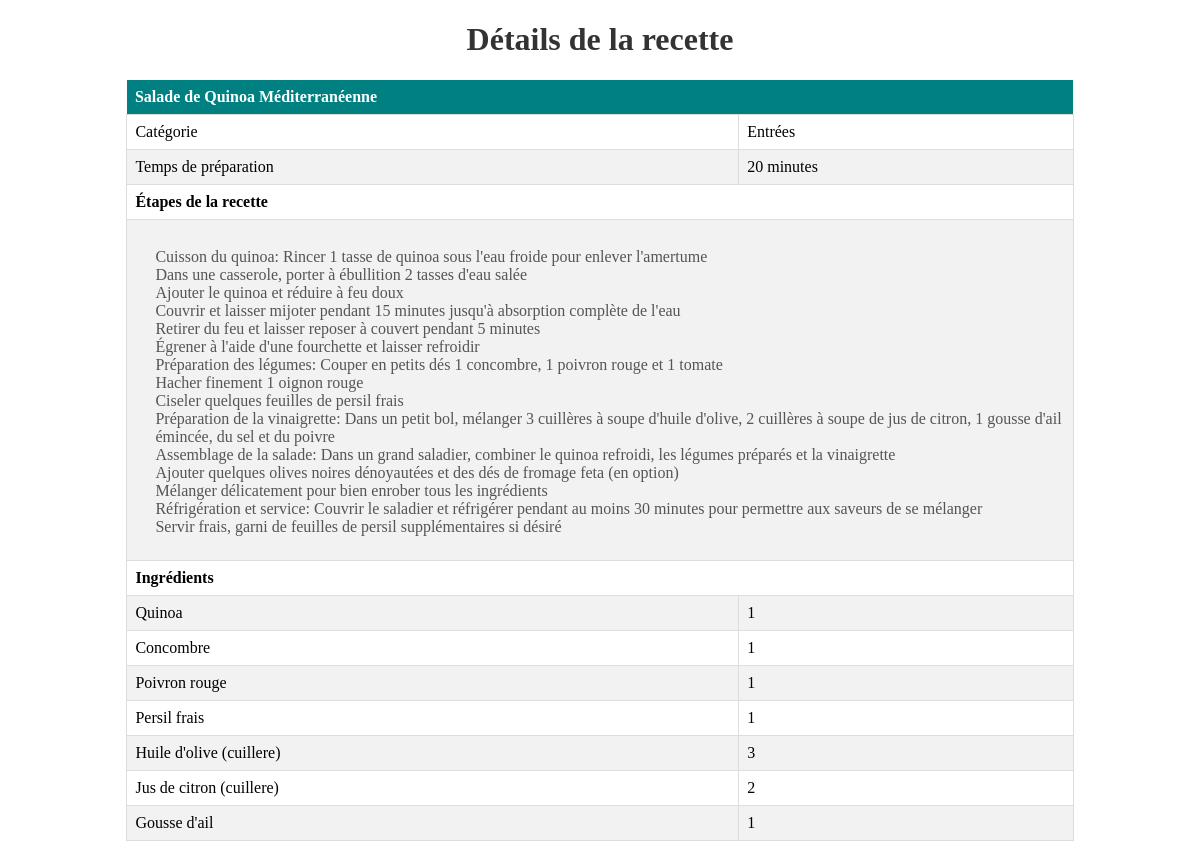
/afficherRecette.php?recette_id=18, run on the app's committed database.
### tables this page shows
CREATE TABLE `recettes` (
  `id` int(11) NOT NULL AUTO_INCREMENT,
  `nom` varchar(255) NOT NULL,
  `image` varchar(255) DEFAULT NULL,
  `difficulte` varchar(255) DEFAULT NULL,
  `temps_preparation` int(11) DEFAULT NULL,
  `ustensiles` varchar(255) DEFAULT NULL,
  `etapes_recette` text DEFAULT NULL,
  `id_categorie` int(11) DEFAULT NULL,
  `id_ingredient` int(11) DEFAULT NULL,
  PRIMARY KEY (`id`),
  KEY `id_categorie` (`id_categorie`),
  KEY `id_ingredient` (`id_ingredient`),
  CONSTRAINT `recettes_ibfk_1` FOREIGN KEY (`id_categorie`) REFERENCES `categories` (`id`),
  CONSTRAINT `recettes_ibfk_2` FOREIGN KEY (`id_ingredient`) REFERENCES `ingredients` (`id`)
);

CREATE TABLE `categories` (
  `id` int(11) NOT NULL AUTO_INCREMENT,
  `nom` varchar(255) NOT NULL,
  PRIMARY KEY (`id`)
);

CREATE TABLE `ingredients` (
  `id` int(11) NOT NULL AUTO_INCREMENT,
  `nom` varchar(255) NOT NULL,
  `recette_id` int(11) DEFAULT NULL,
  PRIMARY KEY (`id`),
  KEY `recette_id` (`recette_id`),
  CONSTRAINT `ingredients_ibfk_1` FOREIGN KEY (`recette_id`) REFERENCES `recettes` (`id`)
);

CREATE TABLE `recette_ingredient` (
  `id` int(11) NOT NULL AUTO_INCREMENT,
  `recette_id` int(11) DEFAULT NULL,
  `ingredient_id` int(11) DEFAULT NULL,
  `quantite` int(11) DEFAULT NULL,
  PRIMARY KEY (`id`),
  KEY `recette_id` (`recette_id`),
  KEY `ingredient_id` (`ingredient_id`),
  CONSTRAINT `recette_ingredient_ibfk_1` FOREIGN KEY (`recette_id`) REFERENCES `recettes` (`id`),
  CONSTRAINT `recette_ingredient_ibfk_2` FOREIGN KEY (`ingredient_id`) REFERENCES `ingredients` (`id`)
);

### src/afficherRecette.php (the view, shortened to what this page needs)
<!DOCTYPE html>
<html lang="fr">
<head>
    <link rel="stylesheet" href="afficherRecette.css">
</head>
<body>
    <h1>Détails de la recette</h1>
    <?php
   $db = new Database();
   $conn = $db->getConnection();
   $recette_id = $_GET['recette_id'];
   $query = "SELECT recettes.nom AS recette_nom, categories.nom AS categorie_nom, recettes.etapes_recette, recettes.temps_preparation,
               ingredients.nom AS ingredient_nom, recette_ingredient.quantite
             FROM recettes
             INNER JOIN categories ON recettes.id_categorie = categories.id
             LEFT JOIN recette_ingredient ON recettes.id = recette_ingredient.recette_id
             LEFT JOIN ingredients ON recette_ingredient.ingredient_id = ingredients.id
             WHERE recettes.id = :recette_id";
   $stmt = $conn->prepare($query);
   $stmt->bindParam(':recette_id', $recette_id);
   $stmt->execute();
   $recetteDetails = $stmt->fetchAll(PDO::FETCH_ASSOC);
   if ($recetteDetails) {
       $nomRecette = $recetteDetails[0]["recette_nom"];
       $categorieNom = $recetteDetails[0]["categorie_nom"];
       $etapesRecette = $recetteDetails[0]["etapes_recette"];
       $tempsPreparation = $recetteDetails[0]["temps_preparation"];
       echo "<table>";
       echo "<tr><th colspan='2'>$nomRecette</th></tr>";
       echo "<tr><td>Catégorie</td><td>$categorieNom</td></tr>";
       echo "<tr><td>Temps de préparation</td><td>$tempsPreparation minutes</td></tr>";
       echo "<tr><td colspan='2'><strong>Étapes de la recette</strong></td></tr>";
       echo "<tr><td colspan='2'><ul>";
       $etapes = explode('.', $etapesRecette);
       foreach ($etapes as $etape) {
           $etape = trim($etape);
           if (!empty($etape)) {
               echo "<li>$etape</li>";
           }
       }
       echo "</ul></td></tr>";
       echo "<tr><td colspan='2'><strong>Ingrédients</strong></td></tr>";
       foreach ($recetteDetails as $detail) {
           $ingredientNom = $detail["ingredient_nom"];
           $quantiteIngredient = $detail["quantite"];
           if ($ingredientNom && $quantiteIngredient) {
               echo "<tr><td>$ingredientNom</td><td>$quantiteIngredient</td></tr>";
           }
       }
       echo "</table>";
   } else {
       echo "Aucune recette trouvée.";
   }
   ?>
</body>
</html>

### src/afficherRecette.css (style rules this page uses)
h1 { text-align: center; color: #333; }
ul { list-style-type: none; padding-left: 20px; }
li { color: #444; }
ul:last-of-type { margin-top: 20px; }
ul:last-of-type li { color: #555; }
table { width: 80%; margin: 20px auto; border-collapse: collapse; }
th { background-color: #008080; color: white; text-align: left; padding: 8px; }
td { border: 1px solid #ddd; padding: 8px; }
tr:nth-child(odd) { background-color: #f2f2f2; }

### data on the page
recettes: nom "Salade de Quinoa Méditerranéenne", temps_preparation "20", etapes_recette "Cuisson du quinoa: Rincer 1 tasse de quinoa sous l'eau froide pour enlever l'amertume", etapes_recette "Dans une casserole, porter à ébullition 2 tasses d'eau salée", etapes_recette "Ajouter le quinoa et réduire à feu doux", etapes_recette "Couvrir et laisser mijoter pendant 15 minutes jusqu'à absorption complète de l'eau", etapes_recette "Retirer du feu et laisser reposer à couvert pendant 5 minutes", etapes_recette "Égrener à l'aide d'une fourchette et laisser refroidir", etapes_recette "Préparation des légumes: Couper en petits dés 1 concombre, 1 poivron rouge et 1 tomate", etapes_recette "Hacher finement 1 oignon rouge", etapes_recette "Ciseler quelques feuilles de persil frais", etapes_recette "Préparation de la vinaigrette: Dans un petit bol, mélanger 3 cuillères à soupe d'huile d'olive, 2 cuillères à soupe de jus de citron, 1 gousse d'ail émincée, du sel et du poivre", etapes_recette "Assemblage de la salade: Dans un grand saladier, combiner le quinoa refroidi, les légumes préparés et la vinaigrette", etapes_recette "Ajouter quelques olives noires dénoyautées et des dés de fromage feta (en option)", etapes_recette "Mélanger délicatement pour bien enrober tous les ingrédients", etapes_recette "Réfrigération et service: Couvrir le saladier et réfrigérer pendant au moins 30 minutes pour permettre aux saveurs de se mélanger", etapes_recette "Servir frais, garni de feuilles de persil supplémentaires si désiré", ingredients.nom "Quinoa", recette_ingredient.quantite "1", ingredients.nom "Concombre", ingredients.nom "Poivron rouge", ingredients.nom "Persil frais", ingredients.nom "Huile d'olive (cuillere)", recette_ingredient.quantite "3", ingredients.nom "Jus de citron (cuillere)", recette_ingredient.quantite "2", ingredients.nom "Gousse d'ail"
categories: nom "Entrées"
